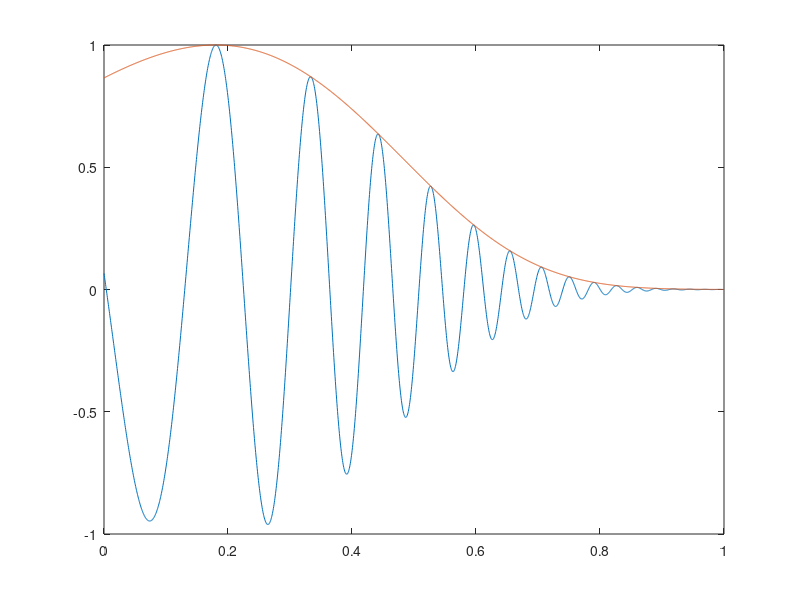

MATLAB code to generate this figure:
clear all
close all
clc

lam = 1.5;
w = 800;
L = 3.5;
l = 0.0035;

k0 = 1e7;
r0 = 3000;

alpha = sqrt(2*w*w/(l*(k0+1i*w*r0)));
ar = real(alpha);

% take the square root with positive imaginary part. You have to be a
% little careful, as Matlab here gives you a negative imaginary part, which
% is not the root you want.
ai = -imag(alpha); 

x = linspace(0,L,2000);
eta = exp(3*lam*x/4 - 2*ai*exp(lam*x/2)/lam + 2*1i*ar*exp(lam*x/2)/lam);

figure(2)
plot(x/L,eta/max(eta),x/L,abs(eta)/max(abs(eta)))
xp = -2*log(4*ai/(3*lam))/lam;

%igorout = [x' real(eta/max(eta))' abs(eta/max(eta))' -abs(eta/max(eta))'];
%writematrix(igorout,'shallow_800.dat')
